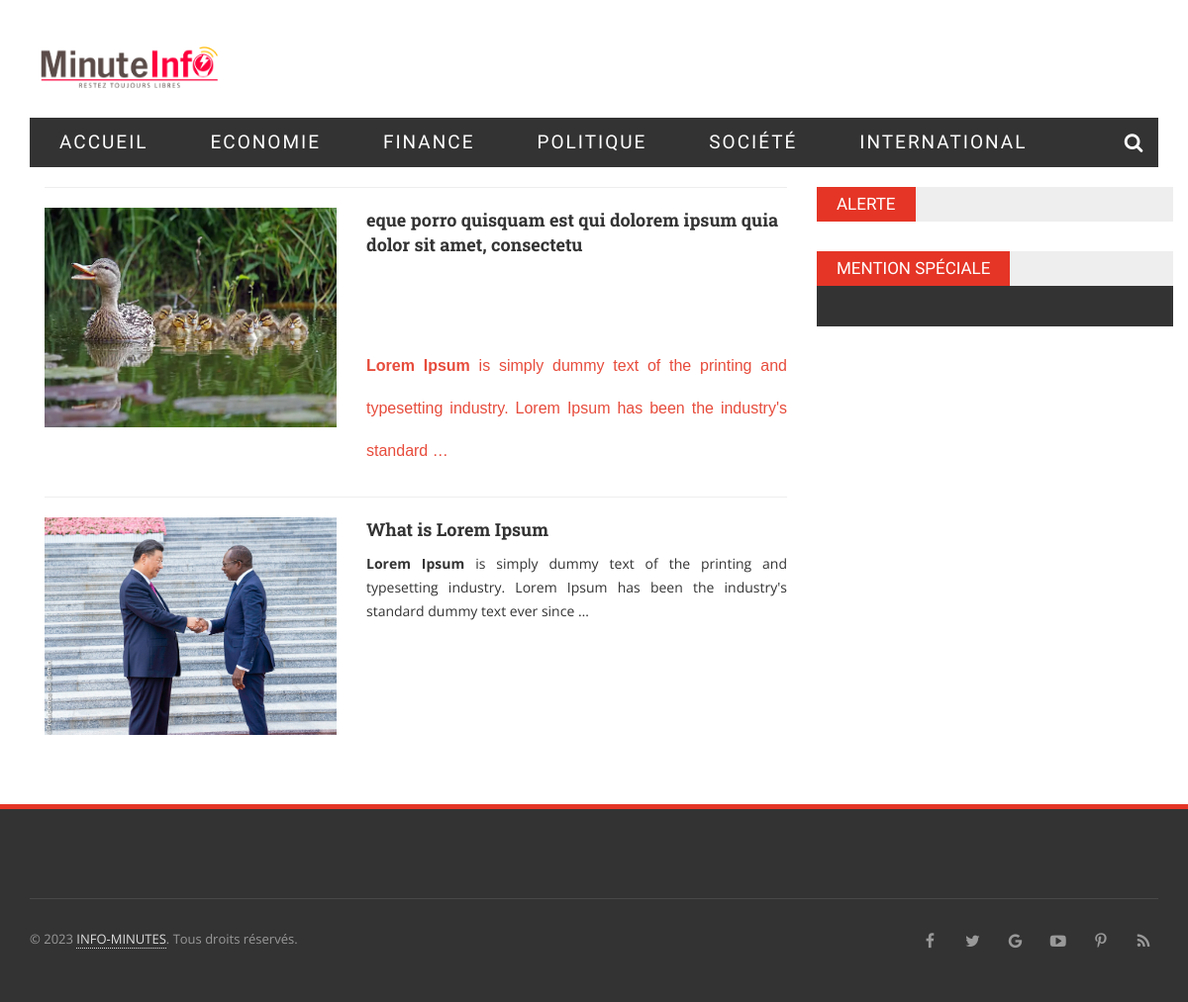
/actualite/politique/, run on an earlier commit of the app's database.
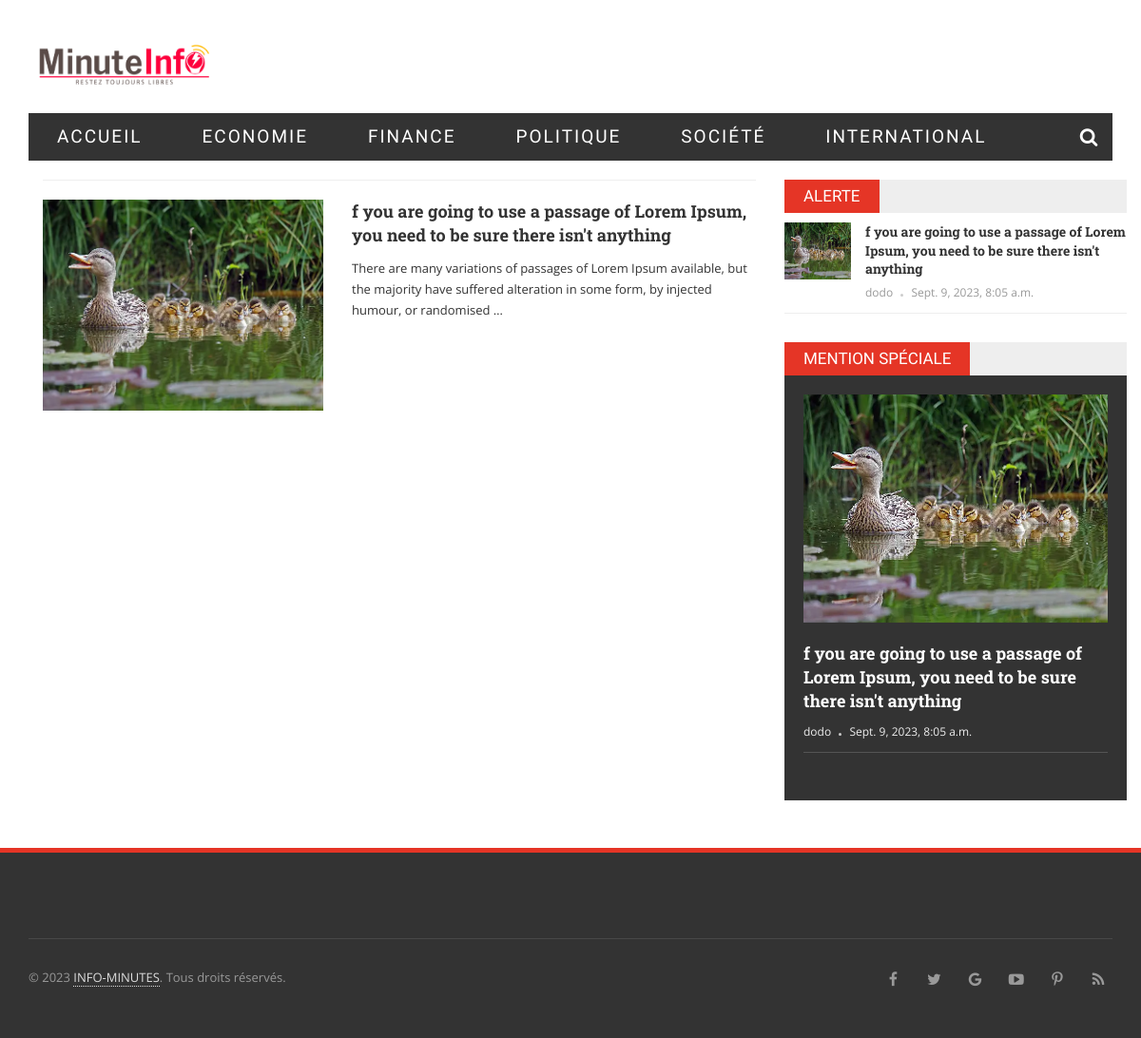
And on a later commit of the database.
### article/models.py (models this page shows, shortened)
class Article(models.Model):
    thumbail = models.ImageField(upload_to='articles')
    title = models.CharField(max_length=200)
    slug = models.SlugField(unique=True)
    content = RichTextField()
    date_published = models.DateTimeField(auto_now_add=True)
    last_updated = models.DateTimeField(auto_now=True)
    category = models.ForeignKey(Category, on_delete=models.CASCADE)
    author = models.ForeignKey(CustomUser, on_delete=models.CASCADE)
    status = models.CharField(max_length=20,
                              choices=[('Published', 'Published'), ('Draft', 'Draft'), ('Archived', 'Archived')])
    is_featured = models.BooleanField(default=False)
    en_vedette = models.BooleanField(default=False)
    is_special = models.BooleanField(default=False)
    alerte_info = models.BooleanField(default=False)
    class Meta:
        ordering = ['-date_published']

### accounts/models.py (models this page shows)
class CustomUser(AbstractUser):
    date_joined = models.DateTimeField(auto_now_add=True)
    last_login = models.DateTimeField(auto_now=True)
    role = models.CharField(max_length=20, choices=[('Admin', 'Admin'), ('Author', 'Author'), ('Reader', 'Reader')])

### article/views.py (the view)
# urls.py: path('politique/', ArticlesByCategoryView.as_view(), {'category_name': 'politique'}, name='politiques'),
class ArticlesByCategoryView(TemplateView):
    template_name = 'index/politiques/politique.html'
    def get_context_data(self, **kwargs):
        context = super().get_context_data(**kwargs)
        category_name = self.kwargs.get('category_name')
        actual_category_name = CATEGORY_MAPPING.get(category_name, category_name)
        context['unes'] = Article.objects.filter(alerte_info=True)
        context['is_special'] = Article.objects.filter(is_special=True)
        context['published_articles'] = Article.objects.filter(category__name=actual_category_name, status='Published')[:3]
        return context

### templates/index/politiques/politique.html (shortened to what this page needs)
{%  extends 'base.html' %}
{% block content %}
    <div class="page">
        <div class="container">
            <div class="row">
                <div class="col-md-8 col-sm-12">
                                {% for published_article  in published_articles %}
                                                <div class="list-news-cate">
                                                    <article class="news-cate-item ">
                                                        <div class="row">
                                                            <div class="col-md-5 col-sm-5 col-xs-12">
                                                                <a href="#">
                                                                    <img alt="" src="{{ published_article.thumbail.url }}">
                                                                </a>
                                                            </div>
                                                            <div class="col-md-7 col-sm-7 col-xs-12">
                                                                <h3><a href="">{{ published_article.title|safe }}</a></h3>
                                                                <p>{{ published_article.content|truncatewords:24|safe }}</p>
                                                            </div>
                                                        </div>
                                                    </article>
                                                </div>
                                {% endfor %}
                </div>
                <div class="col-md-4 col-sm-12">
                    <ul role="tablist" class="tab-popular">
                        <li class="active">
                            <a href="#tab1" role="tab" data-toggle="tab">
ALERTE
                            </a>
                        </li>
                    </ul>
                    <div class="tab-content">
                        <div role="tabpanel" class="tab-pane active" id="tab1">
                            <ul class="list-news-popular">
                                {% for un in unes %}
                                <li>
                                    <a href="#">
                                        <img alt="" src="{{ un.thumbail.url }}">
                                    </a>
                                    <h3><a href="#">{{ un.title }}</a></h3>
                                    <div class="meta-post">
                                        <a href="#">
                                            {{ un.author }}
                                        </a>
                                        <em></em>
                                        <span>
                                           {{ un.date_published }}
                                        </span>
                                    </div>
                                </li>
                                {% endfor %}
                            </ul>
                        </div>
                    </div>
                    <div class="connect-us">
                        <div class="widget-title">
                            <span>
                                Mention Spéciale
                            </span>
                        </div>
                        <div class="list-special">
                            {% for special in is_special%}
                            <article class="news-two-large">
                                <a href="#">
                                    <img alt="" src="{{ special.thumbail.url }}">
                                </a>
                                <h3><a href="#">{{ special.title }}</a></h3>
                                <div class="meta-post">
                                    <a href="#">
                                        {{ special.author}}
                                    </a>
                                    <em></em>
                                    <span>
                                      {{ special.date_published }}
                                    </span>
                                </div>
                            </article>
                            {% endfor %}
                            <br>
                        </div>
                    </div>
                </div>
            </div>
        </div>
    </div>
{% endblock %}

### templates/base.html (shortened to what this page needs)
{% load static %}
<!DOCTYPE html>
<html lang="en">
<head>
    <link href="{% static '/css/font-awesome.min.css' %}" rel="stylesheet" />
    <link href="{% static '/css/bootstrap.min.css' %}" rel="stylesheet" />
    <link href="{% static '/css/normalize.min.css' %}" rel="stylesheet" />
    <link href="{% static '/css/owl.carousel.min.css' %}" rel="stylesheet" />
    <link href="{% static '/css/main.css' %}" rel="stylesheet" />
</head>
<body>
    <div class="page">
        <div class="container">
            <header class="header">
                <div class="row">
                    <div class="col-md-3 col-sm-4 col-xs-12">
                        <a href="{% url 'home' %}" class="logo">
                            <img alt="Logo" src="/static/images/logo.png" />
                        </a>
                    </div>
                    <div class="col-md-6 col-md-offset-3 col-sm-8  text-right col-xs-12 hidden-xs">
                    </div>
                </div>
            </header>
             <nav class="menu font-heading">
                <ul class="hidden-sm hidden-xs">
                    <li><a href="{% url 'home' %}">ACCUEIL </a></li>
                     <li><a href="{% url 'articles:eco' %}">ECONOMIE</a></li>
                   <li><a href="{% url 'articles:articlefinance' %}">FINANCE </a></li>
                  <li><a href="{% url 'articles:politiques' %}">POLITIQUE</a></li>
                    <li><a href="{% url 'articles:articlesociete' %}">SOCIÉTÉ</a></li>
                    <li><a href="{% url 'articles:internation' %}">INTERNATIONAL</a></li>
                </ul>
                <div class="search-icon">
                    <div class="search-icon-inner">
                        <i class="fa fa-search"></i>
                    </div>
                </div>
            </nav>
            {% block content %}{% endblock %}
        </div>
        <footer class="footer">
            <div class="container">
                <div class="allright">
                    <div class="row">
                        <div class="col-sm-6 col-xs-12">
                            <p> © 2023 <a href="#">INFO-MINUTES</a>. Tous droits réservés.</p>
                        </div>
                        <div class="col-sm-6 col-xs-12">
                            <ul class="list-social-icon list-social-icon-footer">
                                <li>
                                    <a href="#" class="facebook">
                                        <i class="fa fa-facebook"></i>
                                    </a>
                                </li>
                                <li>
                                    <a href="#" class="twitter">
                                        <i class="fa fa-twitter"></i>
                                    </a>
                                </li>
                                <li>
                                    <a href="#" class="google">
                                        <i class="fa fa-google"></i>
                                    </a>
                                </li>
                                <li>
                                    <a href="#" class="youtube">
                                        <i class="fa fa-youtube-play"></i>
                                    </a>
                                </li>
                                <li>
                                    <a href="#" class="pinterest">
                                        <i class="fa fa-pinterest-p"></i>
                                    </a>
                                </li>
                                <li>
                                    <a href="#" class="rss">
                                        <i class="fa fa-rss"></i>
                                    </a>
                                </li>
                            </ul>
                        </div>
                    </div>
                </div>
            </div>
        </footer>
    </div>
</body>
</html>

What changed in the data, as far as the page shows it:
removed Article: thumbail (picture), title "eque porro quisquam est qui dolorem ipsum quia dolor sit amet, consectetu", content "Lorem Ipsum is simply dummy text of the printing and typesetting industry. Lorem Ipsum has been the industry's standard …"
removed Article: thumbail (picture), title "What is Lorem Ipsum", content "Lorem Ipsum is simply dummy text of the printing and typesetting industry. Lorem Ipsum has been the industry's standard dummy text ever since …"
added Article: thumbail (picture), title "f you are going to use a passage of Lorem Ipsum, you need to be sure there isn't anything", content "There are many variations of passages of Lorem Ipsum available, but the majority have suffered alteration in some form, by injected humour, or randomised …", author "dodo", date_published "Sept. 9, 2023, 8:05 a.m."
